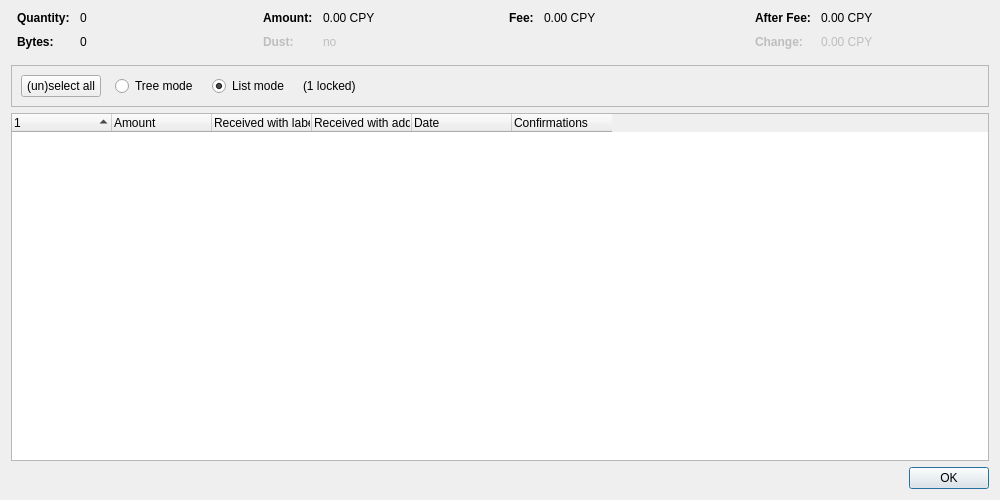
<?xml version="1.0" encoding="UTF-8"?>
<ui version="4.0">
 <class>CoinControlDialog</class>
 <widget class="QDialog" name="CoinControlDialog">
  <property name="geometry">
   <rect>
    <x>0</x>
    <y>0</y>
    <width>1000</width>
    <height>500</height>
   </rect>
  </property>
  <property name="windowTitle">
   <string>Coin Selection</string>
  </property>
  <layout class="QVBoxLayout" name="verticalLayout">
   <item>
    <layout class="QHBoxLayout" name="horizontalLayoutTop" stretch="0,0,0,0">
     <property name="topMargin">
      <number>0</number>
     </property>
     <property name="bottomMargin">
      <number>10</number>
     </property>
     <item>
      <layout class="QFormLayout" name="formLayoutCoinControl1">
       <property name="horizontalSpacing">
        <number>10</number>
       </property>
       <property name="verticalSpacing">
        <number>10</number>
       </property>
       <property name="leftMargin">
        <number>6</number>
       </property>
       <property name="rightMargin">
        <number>6</number>
       </property>
       <item row="0" column="0">
        <widget class="QLabel" name="labelCoinControlQuantityText">
         <property name="font">
          <font>
           <weight>75</weight>
           <bold>true</bold>
          </font>
         </property>
         <property name="text">
          <string>Quantity:</string>
         </property>
        </widget>
       </item>
       <item row="0" column="1">
        <widget class="QLabel" name="labelCoinControlQuantity">
         <property name="cursor">
          <cursorShape>IBeamCursor</cursorShape>
         </property>
         <property name="contextMenuPolicy">
          <enum>Qt::ActionsContextMenu</enum>
         </property>
         <property name="text">
          <string notr="true">0</string>
         </property>
         <property name="textInteractionFlags">
          <set>Qt::LinksAccessibleByMouse|Qt::TextSelectableByKeyboard|Qt::TextSelectableByMouse</set>
         </property>
        </widget>
       </item>
       <item row="1" column="0">
        <widget class="QLabel" name="labelCoinControlBytesText">
         <property name="font">
          <font>
           <weight>75</weight>
           <bold>true</bold>
          </font>
         </property>
         <property name="text">
          <string>Bytes:</string>
         </property>
        </widget>
       </item>
       <item row="1" column="1">
        <widget class="QLabel" name="labelCoinControlBytes">
         <property name="cursor">
          <cursorShape>IBeamCursor</cursorShape>
         </property>
         <property name="contextMenuPolicy">
          <enum>Qt::ActionsContextMenu</enum>
         </property>
         <property name="text">
          <string notr="true">0</string>
         </property>
         <property name="textInteractionFlags">
          <set>Qt::LinksAccessibleByMouse|Qt::TextSelectableByKeyboard|Qt::TextSelectableByMouse</set>
         </property>
        </widget>
       </item>
      </layout>
     </item>
     <item>
      <layout class="QFormLayout" name="formLayoutCoinControl2">
       <property name="horizontalSpacing">
        <number>10</number>
       </property>
       <property name="verticalSpacing">
        <number>10</number>
       </property>
       <property name="leftMargin">
        <number>6</number>
       </property>
       <property name="rightMargin">
        <number>6</number>
       </property>
       <item row="0" column="0">
        <widget class="QLabel" name="labelCoinControlAmountText">
         <property name="font">
          <font>
           <weight>75</weight>
           <bold>true</bold>
          </font>
         </property>
         <property name="text">
          <string>Amount:</string>
         </property>
        </widget>
       </item>
       <item row="0" column="1">
        <widget class="QLabel" name="labelCoinControlAmount">
         <property name="cursor">
          <cursorShape>IBeamCursor</cursorShape>
         </property>
         <property name="contextMenuPolicy">
          <enum>Qt::ActionsContextMenu</enum>
         </property>
         <property name="text">
          <string notr="true">0.00 CPY</string>
         </property>
         <property name="textInteractionFlags">
          <set>Qt::LinksAccessibleByMouse|Qt::TextSelectableByKeyboard|Qt::TextSelectableByMouse</set>
         </property>
        </widget>
       </item>
       <item row="1" column="0">
        <widget class="QLabel" name="labelCoinControlLowOutputText">
         <property name="enabled">
          <bool>false</bool>
         </property>
         <property name="font">
          <font>
           <weight>75</weight>
           <bold>true</bold>
          </font>
         </property>
         <property name="text">
          <string>Dust:</string>
         </property>
        </widget>
       </item>
       <item row="1" column="1">
        <widget class="QLabel" name="labelCoinControlLowOutput">
         <property name="enabled">
          <bool>false</bool>
         </property>
         <property name="cursor">
          <cursorShape>IBeamCursor</cursorShape>
         </property>
         <property name="contextMenuPolicy">
          <enum>Qt::ActionsContextMenu</enum>
         </property>
         <property name="text">
          <string notr="true">no</string>
         </property>
         <property name="textInteractionFlags">
          <set>Qt::LinksAccessibleByMouse|Qt::TextSelectableByKeyboard|Qt::TextSelectableByMouse</set>
         </property>
        </widget>
       </item>
      </layout>
     </item>
     <item>
      <layout class="QFormLayout" name="formLayoutCoinControl3">
       <property name="horizontalSpacing">
        <number>10</number>
       </property>
       <property name="verticalSpacing">
        <number>10</number>
       </property>
       <property name="leftMargin">
        <number>6</number>
       </property>
       <property name="rightMargin">
        <number>6</number>
       </property>
       <item row="0" column="0">
        <widget class="QLabel" name="labelCoinControlFeeText">
         <property name="font">
          <font>
           <weight>75</weight>
           <bold>true</bold>
          </font>
         </property>
         <property name="text">
          <string>Fee:</string>
         </property>
        </widget>
       </item>
       <item row="0" column="1">
        <widget class="QLabel" name="labelCoinControlFee">
         <property name="cursor">
          <cursorShape>IBeamCursor</cursorShape>
         </property>
         <property name="contextMenuPolicy">
          <enum>Qt::ActionsContextMenu</enum>
         </property>
         <property name="text">
          <string notr="true">0.00 CPY</string>
         </property>
         <property name="textInteractionFlags">
          <set>Qt::LinksAccessibleByMouse|Qt::TextSelectableByKeyboard|Qt::TextSelectableByMouse</set>
         </property>
        </widget>
       </item>
      </layout>
     </item>
     <item>
      <layout class="QFormLayout" name="formLayoutCoinControl4">
       <property name="horizontalSpacing">
        <number>10</number>
       </property>
       <property name="verticalSpacing">
        <number>10</number>
       </property>
       <property name="leftMargin">
        <number>6</number>
       </property>
       <property name="rightMargin">
        <number>6</number>
       </property>
       <item row="0" column="0">
        <widget class="QLabel" name="labelCoinControlAfterFeeText">
         <property name="font">
          <font>
           <weight>75</weight>
           <bold>true</bold>
          </font>
         </property>
         <property name="text">
          <string>After Fee:</string>
         </property>
        </widget>
       </item>
       <item row="0" column="1">
        <widget class="QLabel" name="labelCoinControlAfterFee">
         <property name="cursor">
          <cursorShape>IBeamCursor</cursorShape>
         </property>
         <property name="contextMenuPolicy">
          <enum>Qt::ActionsContextMenu</enum>
         </property>
         <property name="text">
          <string notr="true">0.00 CPY</string>
         </property>
         <property name="textInteractionFlags">
          <set>Qt::LinksAccessibleByMouse|Qt::TextSelectableByKeyboard|Qt::TextSelectableByMouse</set>
         </property>
        </widget>
       </item>
       <item row="1" column="0">
        <widget class="QLabel" name="labelCoinControlChangeText">
         <property name="enabled">
          <bool>false</bool>
         </property>
         <property name="font">
          <font>
           <weight>75</weight>
           <bold>true</bold>
          </font>
         </property>
         <property name="text">
          <string>Change:</string>
         </property>
        </widget>
       </item>
       <item row="1" column="1">
        <widget class="QLabel" name="labelCoinControlChange">
         <property name="enabled">
          <bool>false</bool>
         </property>
         <property name="cursor">
          <cursorShape>IBeamCursor</cursorShape>
         </property>
         <property name="contextMenuPolicy">
          <enum>Qt::ActionsContextMenu</enum>
         </property>
         <property name="text">
          <string notr="true">0.00 CPY</string>
         </property>
         <property name="textInteractionFlags">
          <set>Qt::LinksAccessibleByMouse|Qt::TextSelectableByKeyboard|Qt::TextSelectableByMouse</set>
         </property>
        </widget>
       </item>
      </layout>
     </item>
    </layout>
   </item>
   <item>
    <widget class="QFrame" name="frame">
     <property name="minimumSize">
      <size>
       <width>0</width>
       <height>40</height>
      </size>
     </property>
     <property name="frameShape">
      <enum>QFrame::StyledPanel</enum>
     </property>
     <property name="frameShadow">
      <enum>QFrame::Sunken</enum>
     </property>
     <layout class="QHBoxLayout" name="horizontalLayout">
      <item>
       <layout class="QHBoxLayout" name="horizontalLayoutPanel" stretch="0,0,0,0,0">
        <property name="spacing">
         <number>14</number>
        </property>
        <item>
         <widget class="QPushButton" name="pushButtonSelectAll">
          <property name="sizePolicy">
           <sizepolicy hsizetype="Maximum" vsizetype="Fixed">
            <horstretch>0</horstretch>
            <verstretch>0</verstretch>
           </sizepolicy>
          </property>
          <property name="text">
           <string>(un)select all</string>
          </property>
          <property name="autoDefault">
           <bool>false</bool>
          </property>
         </widget>
        </item>
        <item>
         <widget class="QRadioButton" name="radioTreeMode">
          <property name="sizePolicy">
           <sizepolicy hsizetype="Maximum" vsizetype="Fixed">
            <horstretch>0</horstretch>
            <verstretch>0</verstretch>
           </sizepolicy>
          </property>
          <property name="text">
           <string>Tree mode</string>
          </property>
         </widget>
        </item>
        <item>
         <widget class="QRadioButton" name="radioListMode">
          <property name="sizePolicy">
           <sizepolicy hsizetype="Maximum" vsizetype="Fixed">
            <horstretch>0</horstretch>
            <verstretch>0</verstretch>
           </sizepolicy>
          </property>
          <property name="text">
           <string>List mode</string>
          </property>
          <property name="checked">
           <bool>true</bool>
          </property>
         </widget>
        </item>
        <item>
         <widget class="QLabel" name="labelLocked">
          <property name="text">
           <string notr="true">(1 locked)</string>
          </property>
         </widget>
        </item>
        <item>
         <spacer name="horizontalSpacer">
          <property name="orientation">
           <enum>Qt::Horizontal</enum>
          </property>
          <property name="sizeHint" stdset="0">
           <size>
            <width>40</width>
            <height>20</height>
           </size>
          </property>
         </spacer>
        </item>
       </layout>
      </item>
     </layout>
    </widget>
   </item>
   <item>
    <widget class="CoinControlTreeWidget" name="treeWidget">
     <property name="contextMenuPolicy">
      <enum>Qt::CustomContextMenu</enum>
     </property>
     <property name="sortingEnabled">
      <bool>false</bool>
     </property>
     <property name="columnCount">
      <number>6</number>
     </property>
     <attribute name="headerShowSortIndicator" stdset="0">
      <bool>true</bool>
     </attribute>
     <attribute name="headerStretchLastSection">
      <bool>false</bool>
     </attribute>
     <column>
      <property name="text">
       <string/>
      </property>
     </column>
     <column>
      <property name="text">
       <string>Amount</string>
      </property>
     </column>
     <column>
      <property name="text">
       <string>Received with label</string>
      </property>
     </column>
     <column>
      <property name="text">
       <string>Received with address</string>
      </property>
     </column>
     <column>
      <property name="text">
       <string>Date</string>
      </property>
     </column>
     <column>
      <property name="text">
       <string>Confirmations</string>
      </property>
      <property name="toolTip">
       <string>Confirmed</string>
      </property>
     </column>
     <column>
      <property name="text">
       <string/>
      </property>
     </column>
     <column>
      <property name="text">
       <string/>
      </property>
     </column>
     <column>
      <property name="text">
       <string/>
      </property>
     </column>
     <column>
      <property name="text">
       <string/>
      </property>
     </column>
    </widget>
   </item>
   <item>
    <widget class="QDialogButtonBox" name="buttonBox">
     <property name="orientation">
      <enum>Qt::Horizontal</enum>
     </property>
     <property name="standardButtons">
      <set>QDialogButtonBox::Ok</set>
     </property>
    </widget>
   </item>
  </layout>
 </widget>
 <customwidgets>
  <customwidget>
   <class>CoinControlTreeWidget</class>
   <extends>QTreeWidget</extends>
   <header>qt/coincontroltreewidget.h</header>
  </customwidget>
 </customwidgets>
 <resources/>
 <connections/>
</ui>
